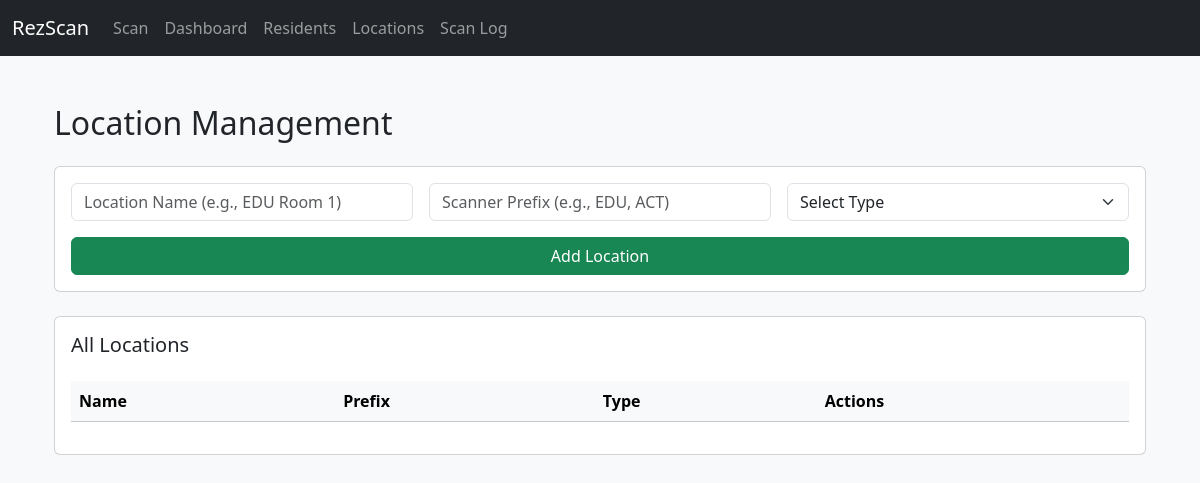
/admin/locations, run on an earlier commit of the app's database.
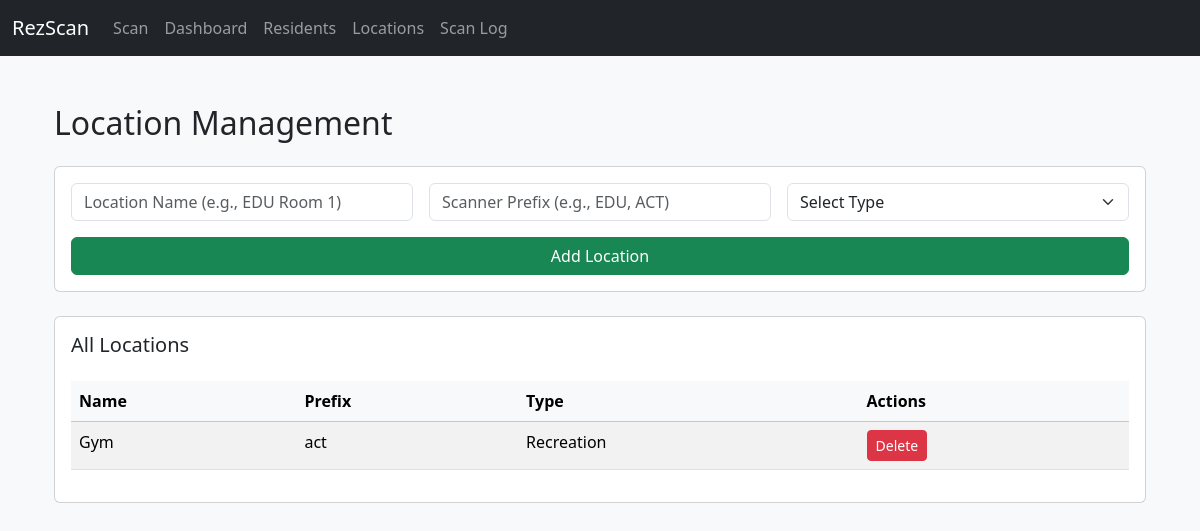
And on a later commit of the database.
### tables this page shows
CREATE TABLE locations (
                id INTEGER PRIMARY KEY AUTOINCREMENT,
                name TEXT NOT NULL UNIQUE,
                prefix TEXT UNIQUE,
                type TEXT 
            );

### routes/locations.py (the view, shortened to what this page needs)
@locations_bp.route('/admin/locations', methods=['GET', 'POST'], strict_slashes=False)
def manage_locations():
    message = None
    with get_db() as conn:
        c = conn.cursor()
        c.execute("SELECT id, name, prefix, type FROM locations ORDER BY name")
        locations = c.fetchall()
    return render_template('locations.html', locations=locations, message=message)

### models/database.py (called while the page is built)
def get_db():
    if 'db' not in g:
        g.db = sqlite3.connect(os.getenv('DB_PATH', 'rezscan.db'))
        g.db.row_factory = sqlite3.Row
    return g.db

### Templates/locations.html (shortened to what this page needs)
{% extends 'layout.html' %}
{% block content %}
<div class="container">
    <h2 class="mb-4">Location Management</h2>
    <form method="POST" class="card card-body mb-4">
        <div class="row g-3">
            <div class="col-md-4">
                <input type="text" name="name" class="form-control" placeholder="Location Name (e.g., EDU Room 1)" required>
            </div>
            <div class="col-md-4">
                <input type="text" name="prefix" class="form-control" placeholder="Scanner Prefix (e.g., EDU, ACT)" required>
            </div>
            <div class="col-md-4">
                <select name="type" class="form-select" required>
                    <option value="" disabled selected>Select Type</option>
                </select>
            </div>
            <div class="col-12 d-grid">
                <button type="submit" class="btn btn-success">Add Location</button>
            </div>
        </div>
    </form>
    <div class="card p-3">
        <h5 class="card-title">All Locations</h5>
        <div class="table-responsive">
            <table class="table table-striped mt-3">
                <thead class="table-light">
                    <tr>
                        <th>Name</th>
                        <th>Prefix</th>
                        <th>Type</th>
                        <th>Actions</th>
                    </tr>
                </thead>
                <tbody>
                    {% for loc in locations %}
                    <tr>
                        <td>{{ loc[1] }}</td>
                        <td>{{ loc[2] if loc|length > 2 else '—' }}</td>
                        <td>{{ loc[3] if loc|length > 3 else '—' }}</td>
                        <td>
                            <form action="{{ url_for('locations_delete.delete_location', location_id=loc[0]) }}" method="POST" class="d-inline" onsubmit="return confirm('Are you sure you want to delete this location?');">
                                <button type="submit" class="btn btn-sm btn-danger">Delete</button>
                            </form>
                        </td>
                    </tr>
                    {% endfor %}
                </tbody>
            </table>
        </div>
    </div>
</div>
{% endblock %}

### Templates/layout.html (shortened to what this page needs)
<!DOCTYPE html>
<html lang="en">
<head>
    <link href="https://cdn.jsdelivr.net/npm/bootstrap@5.3.3/dist/css/bootstrap.min.css" rel="stylesheet">
</head>
<body class="bg-light">
    <nav class="navbar navbar-expand-lg navbar-dark bg-dark mb-4">
        <div class="container-fluid">
            <a class="navbar-brand" href="{{ url_for('index') }}">RezScan</a>
            <div class="collapse navbar-collapse" id="navbarNav">
                <ul class="navbar-nav">
                    <li class="nav-item">
                        <a class="nav-link" href="{{ url_for('scan.scan') }}">Scan</a>
                    </li>
                    <li class="nav-item">
                        <a class="nav-link" href="{{ url_for('dashboard.dashboard') }}">Dashboard</a>
                    </li>
                    <li class="nav-item">
                        <a class="nav-link" href="{{ url_for('residents.manage_residents') }}">Residents</a>
                    </li>
                    <li class="nav-item">
                        <a class="nav-link" href="{{ url_for('locations.manage_locations') }}">Locations</a>
                    </li>
                    <li class="nav-item">
                        <a class="nav-link" href="{{ url_for('scanlog.scanlog') }}">Scan Log</a>
                    </li>
                </ul>
            </div>
        </div>
    </nav>
    <div class="container py-4">
        {% block content %}{% endblock %}
    </div>
</body>
</html>

What changed in the data, as far as the page shows it:
added locations: name "Gym", prefix "act", type "Recreation"
